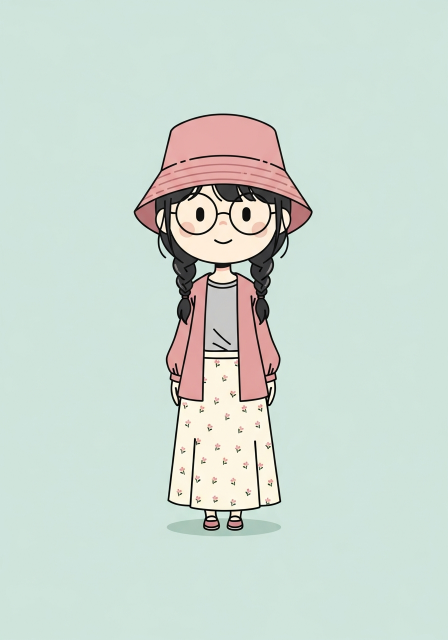
#> input picture studio/refs/shen-chibi-4.png, 896 x 1280 px (shown at 1/2 size)
$ python cutout.py
#> lines starting #> are read from the running program, lines starting #| are printed output that depends on the picture; after the words box and inside, x2 and y2 are one past the last pixel; in counts of white or black regions, pixels touching at a corner belong together
#!/usr/bin/env python
"""Cut a chibi out of its flat background and build a Paper-Mario die-cut.

Usage:  cutout.py <src.png> [name]
  name defaults to "shen". Outputs (in out/):
    <name>-cut.png   -> figure only, transparent (reusable game asset)
    <name>-paper.png -> figure + cream sticker border + darker outer stroke
Prints the paper PNG width/height and the foot-baseline ratio (for ground anchoring).
"""
import sys, os, numpy as np
from PIL import Image
from scipy import ndimage

BASE = os.path.dirname(os.path.abspath(__file__))
SRC = sys.argv[1] if len(sys.argv) > 1 else os.path.join(BASE, "refs", "shen-chibi-4.png")
NAME = sys.argv[2] if len(sys.argv) > 2 else "shen"
OUT = os.path.join(BASE, "out")

im = Image.open(SRC).convert("RGB")
#> im is the input picture: PIL image 896x1280 RGB; mean R, G, B 204.3, 218.2, 209.7
arr = np.asarray(im).astype(np.int16)
H, W, _ = arr.shape
#> H = 1280; W = 896

# background colour = median of the 1px frame
edge = np.concatenate([arr[0], arr[-1], arr[:, 0], arr[:, -1]], axis=0)
bg = np.median(edge, axis=0)
#> bg = [207, 228, 220]
dist = np.sqrt(((arr - bg) ** 2).sum(axis=2))
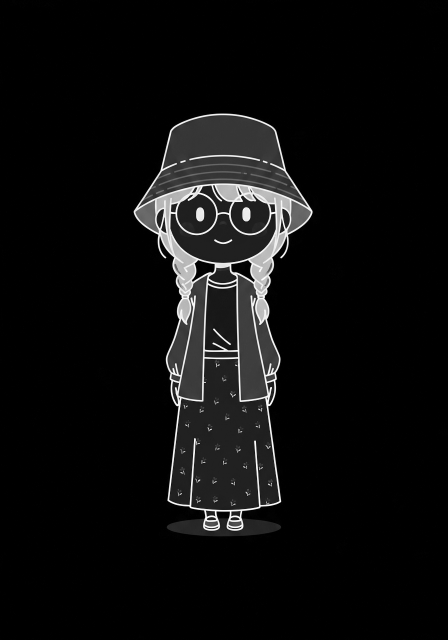
#> dist: shape (1280, 896) float64 (shown at 1/2 size); min 1, max 378.5, mean 20.7; drawn with min black and max white

# bg = anything close to the frame colour (also catches the soft floor shadow)
isbg = dist < 78
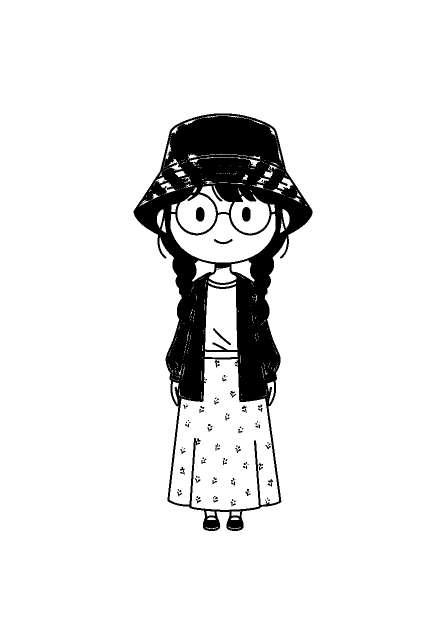
#> isbg: shape (1280, 896) bool (shown at 1/2 size); 91.6% white; 108 black regions (65 under 20 px), largest, box (x1, y1, x2, y2) and area: (267, 227, 625, 1062) 92987, (484, 414, 501, 443) 420, (392, 414, 409, 443) 413

# outside = bg-coloured region connected to the border (keeps any bg-coloured
# interior pixel as foreground, which a plain colour-key would wrongly drop)
lbl, n = ndimage.label(isbg)
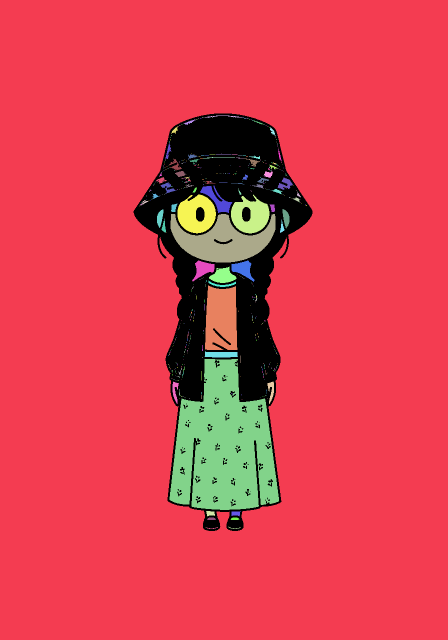
#> lbl: shape (1280, 896) int32 (shown at 1/2 size); 517 distinct labels, from 0 to 516; one colour per label, 0 black
#> n = 516
border_labels = set(lbl[0]) | set(lbl[-1]) | set(lbl[:, 0]) | set(lbl[:, -1])
#> border_labels = 1 item
border_labels.discard(0)
outside = np.isin(lbl, list(border_labels))
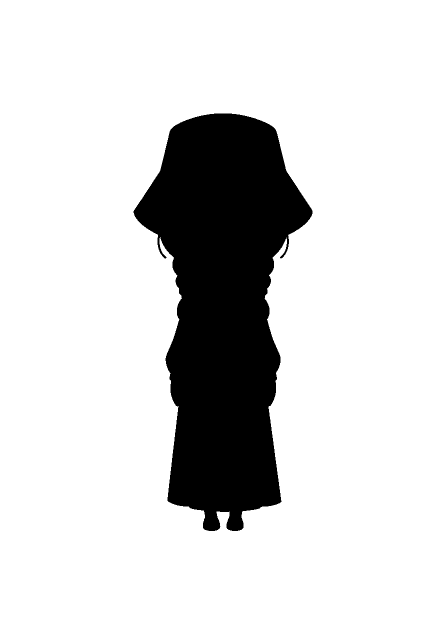
#> outside: shape (1280, 896) bool (shown at 1/2 size); 84.4% white; 1 black region, box (x1, y1, x2, y2) and area: (267, 227, 625, 1062) 178346
fg = ~outside
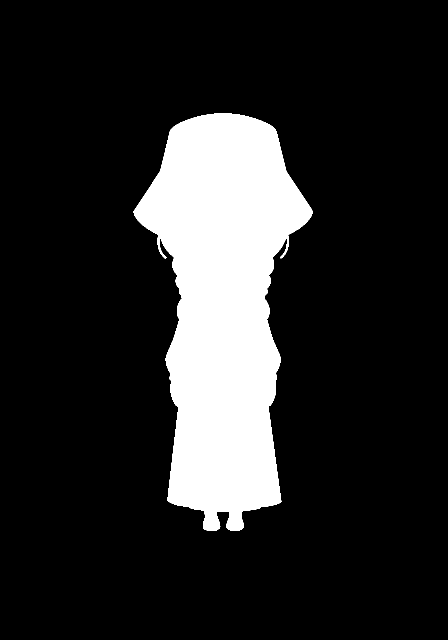
#> fg: shape (1280, 896) bool (shown at 1/2 size); 15.6% white; 1 white region, box (x1, y1, x2, y2) and area: (267, 227, 625, 1062) 178346

# keep only the largest blob -> drops stray specks / detached shadow bits
lbl2, n2 = ndimage.label(fg)
#> n2 = 1
sizes = ndimage.sum(np.ones_like(lbl2), lbl2, range(1, n2 + 1))
#> sizes = [178346]
fg = lbl2 == (1 + int(np.argmax(sizes)))
fg = ndimage.binary_fill_holes(fg)

# drop the outermost 1px ring (anti-aliased against teal -> would fringe)
fg_core = ndimage.binary_erosion(fg, iterations=1)
#> fg_core: shape (1280, 896) bool; 15.4% white; 1 white region, box (x1, y1, x2, y2) and area: (268, 228, 624, 1061) 176065

struct = ndimage.generate_binary_structure(2, 2)  # 8-connected
BORDER = 18
paper = ndimage.binary_dilation(fg, structure=struct, iterations=BORDER)
#> paper: shape (1280, 896) bool; 19.9% white; 1 white region, box (x1, y1, x2, y2) and area: (249, 209, 643, 1080) 228041
ring  = ndimage.binary_dilation(paper, structure=struct, iterations=3)
#> ring: shape (1280, 896) bool; 20.6% white; 1 white region, box (x1, y1, x2, y2) and area: (246, 206, 646, 1083) 236181

cream  = np.array([250, 246, 237], np.uint8)
stroke = np.array([214, 201, 178], np.uint8)

# ---- figure-only transparent asset ----
cut = np.zeros((H, W, 4), np.uint8)
for c in range(3):
    cut[..., c] = arr[..., c]
af = ndimage.gaussian_filter((fg_core * 255).astype(np.float32), 0.6)
cut[..., 3] = af.astype(np.uint8)
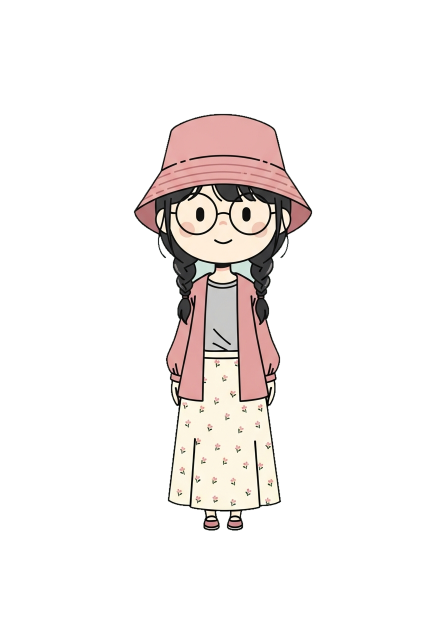
#> cut: shape (1280, 896, 4) (shown at 1/2 size); mean R, G, B, A 204.3, 218.2, 209.7, 39.1; transparent parts drawn white

# ---- paper sticker ----
paper_img = np.zeros((H, W, 4), np.uint8)
paper_img[ring]  = [*stroke, 255]
paper_img[paper] = [*cream, 255]
for c in range(3):
    paper_img[..., c] = np.where(fg_core, arr[..., c], paper_img[..., c])
paper_img[..., 3] = np.where(ring, 255, 0)

# crop both to the ring bbox + small pad
ys, xs = np.where(ring)
pad = 6
y0, y1 = max(0, ys.min() - pad), min(H, ys.max() + 1 + pad)
#> y0 = 200; y1 = 1089
x0, x1 = max(0, xs.min() - pad), min(W, xs.max() + 1 + pad)
#> x0 = 240; x1 = 652

paper_c = paper_img[y0:y1, x0:x1]
cut_c   = cut[y0:y1, x0:x1]
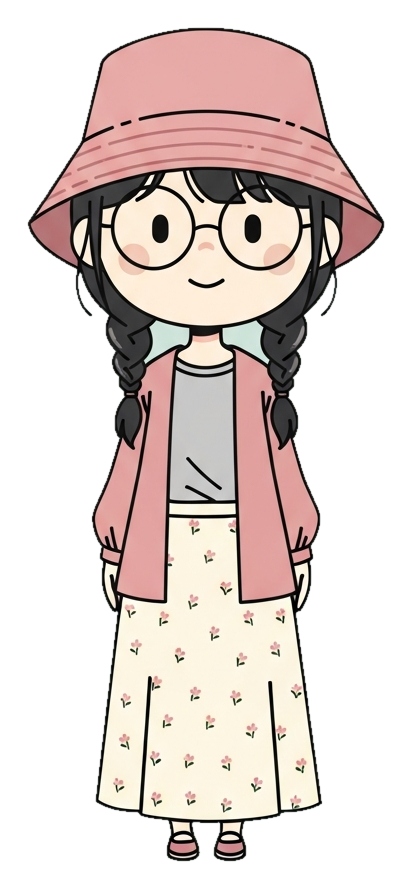
#> cut_c: shape (889, 412, 4); mean R, G, B, A 198.5, 197.4, 188.7, 122.6; transparent parts drawn white
Image.fromarray(paper_c, "RGBA").save(f"{OUT}/{NAME}-paper.png")
Image.fromarray(cut_c,   "RGBA").save(f"{OUT}/{NAME}-cut.png")

# foot baseline: lowest opaque row of the *figure*, as a ratio of the paper height
fys = np.where(fg[y0:y1, x0:x1].any(axis=1))[0]
#> fys = 835 values from 27 to 861
foot_ratio = (fys.max() + 1) / paper_c.shape[0]
#> foot_ratio = 0.97
ph, pw = paper_c.shape[:2]
#> ph = 889; pw = 412
print(f"PAPER {pw}x{ph} aspect {pw/ph:.4f} foot_baseline {foot_ratio:.4f}")
#| PAPER 412x889 aspect 0.4634 foot_baseline 0.9696

$ run again, with studio/refs/shen-chibi-2.png copied over studio/refs/shen-chibi-4.png
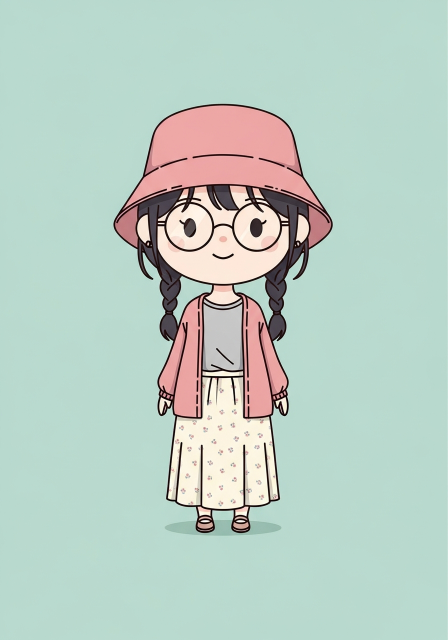
#> input picture studio/refs/shen-chibi-2.png, 896 x 1280 px (shown at 1/2 size)
#> im is the input picture: PIL image 896x1280 RGB; mean R, G, B 185.7, 206, 196
#> bg = [185, 217, 206]
#> isbg: shape (1280, 896) bool; 88.8% white; 731 black regions (705 under 20 px), largest, box (x1, y1, x2, y2) and area: (227, 207, 666, 1067) 125180, (498, 435, 534, 476) 864, (425, 507, 468, 520) 220
#> lbl: shape (1280, 896) int32; 767 distinct labels, from 0 to 766
#> n = 766
#> border_labels = 1 item
#> outside: shape (1280, 896) bool; 80.6% white; 1 black region, box (x1, y1, x2, y2) and area: (227, 207, 666, 1067) 222389
#> n2 = 1
#> sizes = [222389]
#> fg_core: shape (1280, 896) bool; 19.2% white; 1 white region, box (x1, y1, x2, y2) and area: (228, 208, 665, 1066) 219817
#> paper: shape (1280, 896) bool; 24.3% white; 1 white region, box (x1, y1, x2, y2) and area: (209, 189, 684, 1085) 278197
#> ring: shape (1280, 896) bool; 25% white; 1 white region, box (x1, y1, x2, y2) and area: (206, 186, 687, 1088) 286937
#> `cut[..., 3] = af.astype(np.uint8)`:
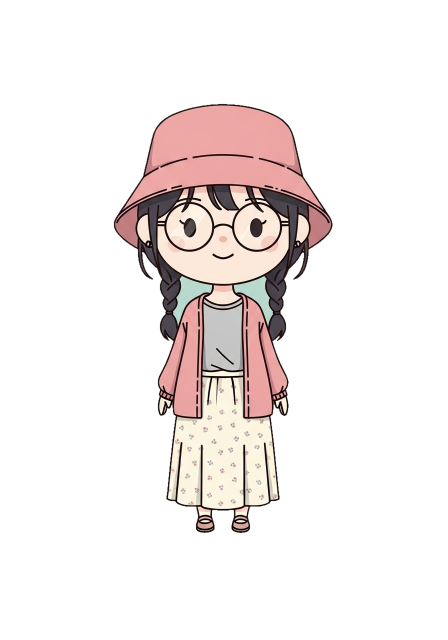
#> cut: shape (1280, 896, 4) (shown at 1/2 size); mean R, G, B, A 185.7, 206, 196, 48.9; transparent parts drawn white
#> y0 = 180; y1 = 1094
#> x0 = 200; x1 = 693
#> `cut_c   = cut[y0:y1, x0:x1]`:
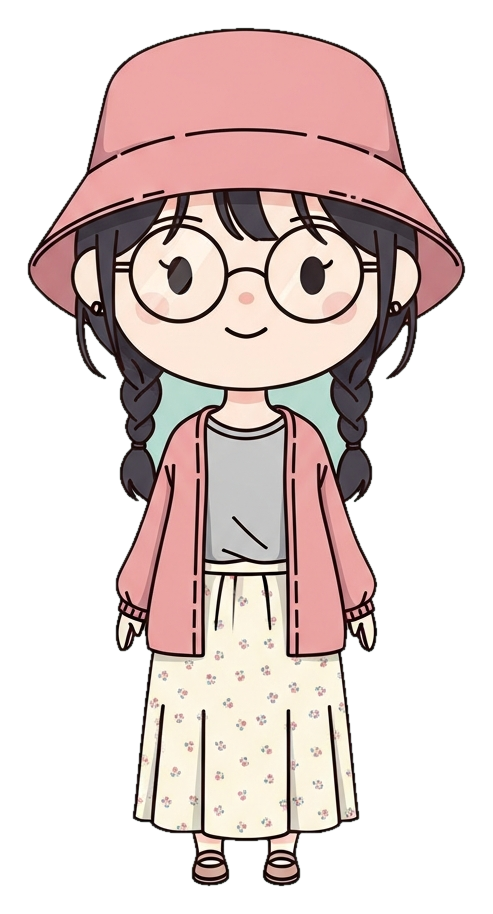
#> cut_c: shape (914, 493, 4); mean R, G, B, A 187, 188.4, 179.9, 124.4; transparent parts drawn white
#> fys = 860 values from 27 to 886
#> foot_ratio = 0.97
#| PAPER 493x914 aspect 0.5394 foot_baseline 0.9705

$ run again, with studio/refs/shen-chibi-3.png copied over studio/refs/shen-chibi-4.png
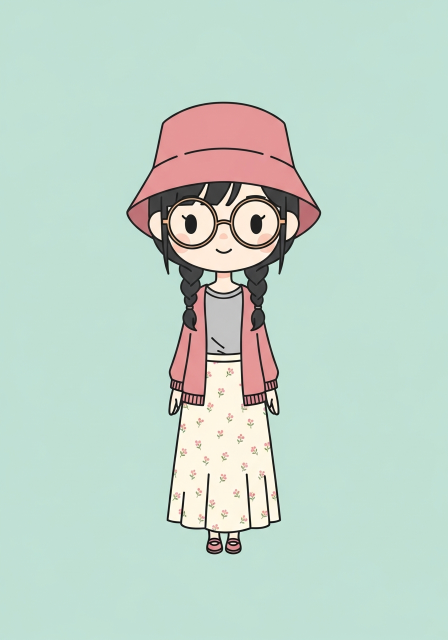
#> input picture studio/refs/shen-chibi-3.png, 896 x 1280 px (shown at 1/2 size)
#> im is the input picture: PIL image 896x1280 RGB; mean R, G, B 191.9, 213.4, 201.9
#> bg = [192, 224, 213]
#> isbg: shape (1280, 896) bool; 90.1% white; 144 black regions (113 under 20 px), largest, box (x1, y1, x2, y2) and area: (252, 203, 643, 1109) 109854, (363, 429, 394, 468) 808, (501, 429, 531, 468) 799
#> lbl: shape (1280, 896) int32; 197 distinct labels, from 0 to 196
#> n = 196
#> border_labels = 1 item
#> outside: shape (1280, 896) bool; 82.6% white; 1 black region, box (x1, y1, x2, y2) and area: (252, 203, 643, 1109) 199790
#> n2 = 1
#> sizes = [199790]
#> fg_core: shape (1280, 896) bool; 17.2% white; 1 white region, box (x1, y1, x2, y2) and area: (253, 204, 642, 1108) 197302
#> paper: shape (1280, 896) bool; 22.1% white; 1 white region, box (x1, y1, x2, y2) and area: (234, 185, 661, 1127) 253971
#> ring: shape (1280, 896) bool; 22.9% white; 1 white region, box (x1, y1, x2, y2) and area: (231, 182, 664, 1130) 262850
#> `cut[..., 3] = af.astype(np.uint8)`:
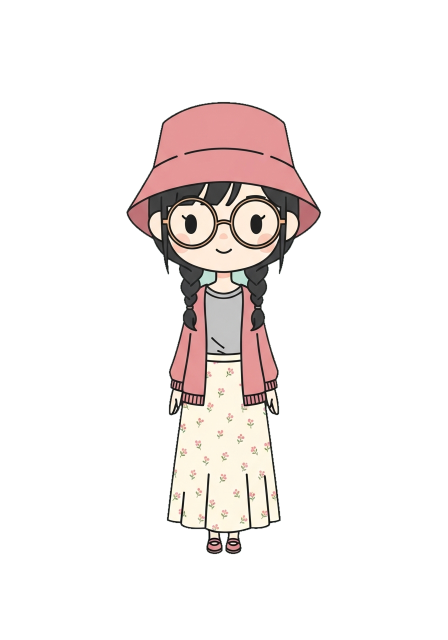
#> cut: shape (1280, 896, 4) (shown at 1/2 size); mean R, G, B, A 191.9, 213.4, 201.9, 43.9; transparent parts drawn white
#> y0 = 176; y1 = 1136
#> x0 = 225; x1 = 670
#> `cut_c   = cut[y0:y1, x0:x1]`:
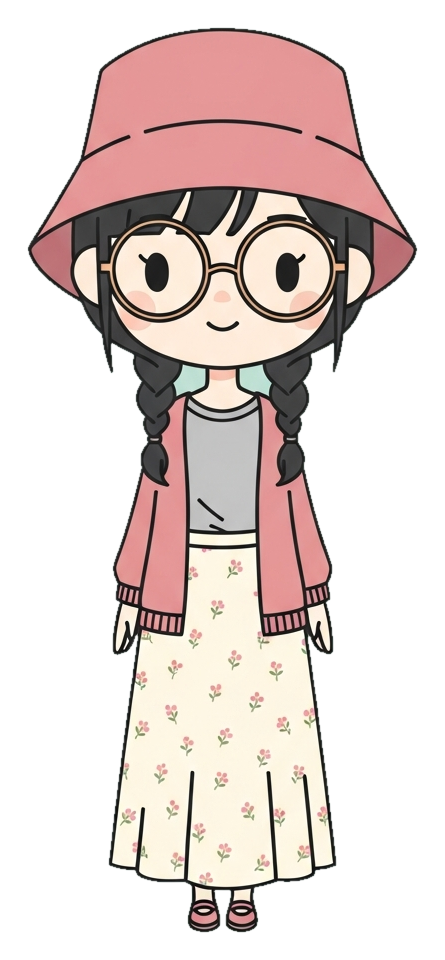
#> cut_c: shape (960, 445, 4); mean R, G, B, A 191.4, 195, 184.9, 117.8; transparent parts drawn white
#> fys = 906 values from 27 to 932
#> foot_ratio = 0.972
#| PAPER 445x960 aspect 0.4635 foot_baseline 0.9719
